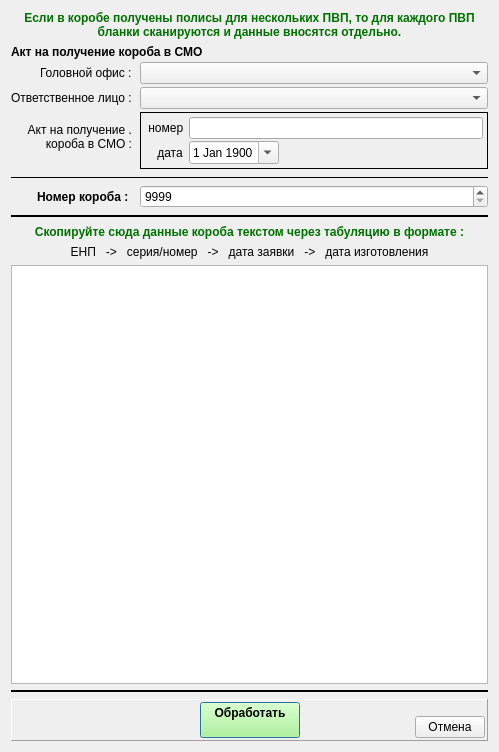
<?xml version="1.0" encoding="UTF-8"?>
<ui version="4.0">
 <class>add_blanks_box_wnd</class>
 <widget class="QDialog" name="add_blanks_box_wnd">
  <property name="geometry">
   <rect>
    <x>0</x>
    <y>0</y>
    <width>499</width>
    <height>752</height>
   </rect>
  </property>
  <property name="windowTitle">
   <string>Добавление нового короба</string>
  </property>
  <layout class="QVBoxLayout" name="verticalLayout" stretch="0,0,0,0,0,1,0,0">
   <item>
    <widget class="QLabel" name="label_15">
     <property name="palette">
      <palette>
       <active>
        <colorrole role="WindowText">
         <brush brushstyle="SolidPattern">
          <color alpha="255">
           <red>0</red>
           <green>112</green>
           <blue>0</blue>
          </color>
         </brush>
        </colorrole>
       </active>
       <inactive>
        <colorrole role="WindowText">
         <brush brushstyle="SolidPattern">
          <color alpha="255">
           <red>0</red>
           <green>112</green>
           <blue>0</blue>
          </color>
         </brush>
        </colorrole>
       </inactive>
       <disabled>
        <colorrole role="WindowText">
         <brush brushstyle="SolidPattern">
          <color alpha="255">
           <red>106</red>
           <green>104</green>
           <blue>100</blue>
          </color>
         </brush>
        </colorrole>
       </disabled>
      </palette>
     </property>
     <property name="font">
      <font>
       <weight>75</weight>
       <bold>true</bold>
      </font>
     </property>
     <property name="text">
      <string>Если в коробе получены полисы для нескольких ПВП, то для каждого ПВП 
бланки сканируются и данные вносятся отдельно.</string>
     </property>
     <property name="alignment">
      <set>Qt::AlignCenter</set>
     </property>
     <property name="wordWrap">
      <bool>true</bool>
     </property>
    </widget>
   </item>
   <item>
    <layout class="QFormLayout" name="formLayout">
     <property name="fieldGrowthPolicy">
      <enum>QFormLayout::AllNonFixedFieldsGrow</enum>
     </property>
     <property name="labelAlignment">
      <set>Qt::AlignRight|Qt::AlignTrailing|Qt::AlignVCenter</set>
     </property>
     <property name="horizontalSpacing">
      <number>8</number>
     </property>
     <property name="verticalSpacing">
      <number>3</number>
     </property>
     <item row="0" column="0" colspan="2">
      <widget class="QLabel" name="label_8">
       <property name="font">
        <font>
         <weight>75</weight>
         <bold>true</bold>
        </font>
       </property>
       <property name="text">
        <string>Акт на получение короба в СМО</string>
       </property>
      </widget>
     </item>
     <item row="1" column="0">
      <widget class="QLabel" name="label_16">
       <property name="font">
        <font>
         <weight>50</weight>
         <bold>false</bold>
        </font>
       </property>
       <property name="text">
        <string>Головной офис :</string>
       </property>
      </widget>
     </item>
     <item row="1" column="1">
      <widget class="QComboBox" name="combo_head"/>
     </item>
     <item row="2" column="0">
      <widget class="QLabel" name="label_14">
       <property name="font">
        <font>
         <weight>50</weight>
         <bold>false</bold>
        </font>
       </property>
       <property name="text">
        <string>Ответственное лицо :</string>
       </property>
      </widget>
     </item>
     <item row="2" column="1">
      <widget class="QComboBox" name="combo_head_obtainer"/>
     </item>
     <item row="3" column="0">
      <widget class="QLabel" name="label_11">
       <property name="font">
        <font>
         <weight>50</weight>
         <bold>false</bold>
        </font>
       </property>
       <property name="text">
        <string>Акт на получение .
 короба в СМО :</string>
       </property>
       <property name="alignment">
        <set>Qt::AlignRight|Qt::AlignTrailing|Qt::AlignVCenter</set>
       </property>
      </widget>
     </item>
     <item row="3" column="1">
      <widget class="QFrame" name="frame">
       <property name="frameShape">
        <enum>QFrame::Box</enum>
       </property>
       <layout class="QFormLayout" name="formLayout_3">
        <property name="fieldGrowthPolicy">
         <enum>QFormLayout::AllNonFixedFieldsGrow</enum>
        </property>
        <property name="labelAlignment">
         <set>Qt::AlignRight|Qt::AlignTrailing|Qt::AlignVCenter</set>
        </property>
        <property name="horizontalSpacing">
         <number>2</number>
        </property>
        <property name="verticalSpacing">
         <number>2</number>
        </property>
        <property name="leftMargin">
         <number>4</number>
        </property>
        <property name="topMargin">
         <number>4</number>
        </property>
        <property name="rightMargin">
         <number>4</number>
        </property>
        <property name="bottomMargin">
         <number>4</number>
        </property>
        <item row="0" column="0">
         <widget class="QLabel" name="label_12">
          <property name="font">
           <font>
            <weight>50</weight>
            <bold>false</bold>
           </font>
          </property>
          <property name="text">
           <string> номер </string>
          </property>
         </widget>
        </item>
        <item row="0" column="1">
         <widget class="QLineEdit" name="line_head_act_num"/>
        </item>
        <item row="1" column="0">
         <widget class="QLabel" name="label_13">
          <property name="font">
           <font>
            <weight>50</weight>
            <bold>false</bold>
           </font>
          </property>
          <property name="text">
           <string> дата </string>
          </property>
         </widget>
        </item>
        <item row="1" column="1">
         <widget class="QDateEdit" name="date_head_act">
          <property name="maximumSize">
           <size>
            <width>90</width>
            <height>16777215</height>
           </size>
          </property>
          <property name="dateTime">
           <datetime>
            <hour>0</hour>
            <minute>0</minute>
            <second>0</second>
            <year>1900</year>
            <month>1</month>
            <day>1</day>
           </datetime>
          </property>
          <property name="calendarPopup">
           <bool>true</bool>
          </property>
         </widget>
        </item>
       </layout>
      </widget>
     </item>
     <item row="4" column="0" colspan="2">
      <widget class="Line" name="line_3">
       <property name="minimumSize">
        <size>
         <width>0</width>
         <height>10</height>
        </size>
       </property>
       <property name="frameShadow">
        <enum>QFrame::Plain</enum>
       </property>
       <property name="lineWidth">
        <number>1</number>
       </property>
       <property name="orientation">
        <enum>Qt::Horizontal</enum>
       </property>
      </widget>
     </item>
     <item row="5" column="0">
      <widget class="QLabel" name="label">
       <property name="font">
        <font>
         <weight>75</weight>
         <bold>true</bold>
        </font>
       </property>
       <property name="text">
        <string>Номер короба : </string>
       </property>
      </widget>
     </item>
     <item row="5" column="1">
      <widget class="QSpinBox" name="spin_box">
       <property name="minimumSize">
        <size>
         <width>150</width>
         <height>0</height>
        </size>
       </property>
       <property name="minimum">
        <number>9999</number>
       </property>
       <property name="maximum">
        <number>1000000000</number>
       </property>
       <property name="value">
        <number>9999</number>
       </property>
      </widget>
     </item>
    </layout>
   </item>
   <item>
    <widget class="Line" name="line">
     <property name="minimumSize">
      <size>
       <width>0</width>
       <height>5</height>
      </size>
     </property>
     <property name="frameShadow">
      <enum>QFrame::Plain</enum>
     </property>
     <property name="lineWidth">
      <number>2</number>
     </property>
     <property name="orientation">
      <enum>Qt::Horizontal</enum>
     </property>
    </widget>
   </item>
   <item>
    <widget class="QLabel" name="label_2">
     <property name="palette">
      <palette>
       <active>
        <colorrole role="WindowText">
         <brush brushstyle="SolidPattern">
          <color alpha="255">
           <red>0</red>
           <green>112</green>
           <blue>0</blue>
          </color>
         </brush>
        </colorrole>
       </active>
       <inactive>
        <colorrole role="WindowText">
         <brush brushstyle="SolidPattern">
          <color alpha="255">
           <red>0</red>
           <green>112</green>
           <blue>0</blue>
          </color>
         </brush>
        </colorrole>
       </inactive>
       <disabled>
        <colorrole role="WindowText">
         <brush brushstyle="SolidPattern">
          <color alpha="255">
           <red>106</red>
           <green>104</green>
           <blue>100</blue>
          </color>
         </brush>
        </colorrole>
       </disabled>
      </palette>
     </property>
     <property name="font">
      <font>
       <weight>75</weight>
       <bold>true</bold>
      </font>
     </property>
     <property name="text">
      <string>Скопируйте сюда данные короба текстом через табуляцию в формате :</string>
     </property>
     <property name="alignment">
      <set>Qt::AlignCenter</set>
     </property>
    </widget>
   </item>
   <item>
    <widget class="QLabel" name="label_3">
     <property name="font">
      <font>
       <weight>50</weight>
       <bold>false</bold>
      </font>
     </property>
     <property name="text">
      <string>ЕНП   -&gt;   серия/номер   -&gt;   дата заявки   -&gt;   дата изготовления</string>
     </property>
     <property name="alignment">
      <set>Qt::AlignCenter</set>
     </property>
    </widget>
   </item>
   <item>
    <widget class="QPlainTextEdit" name="plainTextEdit">
     <property name="font">
      <font>
       <pointsize>8</pointsize>
      </font>
     </property>
     <property name="plainText">
      <string/>
     </property>
    </widget>
   </item>
   <item>
    <widget class="Line" name="line_2">
     <property name="frameShadow">
      <enum>QFrame::Plain</enum>
     </property>
     <property name="lineWidth">
      <number>2</number>
     </property>
     <property name="orientation">
      <enum>Qt::Horizontal</enum>
     </property>
    </widget>
   </item>
   <item>
    <widget class="QFrame" name="frame">
     <property name="frameShape">
      <enum>QFrame::Panel</enum>
     </property>
     <property name="frameShadow">
      <enum>QFrame::Raised</enum>
     </property>
     <layout class="QHBoxLayout" name="horizontalLayout_2">
      <property name="spacing">
       <number>2</number>
      </property>
      <property name="leftMargin">
       <number>2</number>
      </property>
      <property name="topMargin">
       <number>2</number>
      </property>
      <property name="rightMargin">
       <number>2</number>
      </property>
      <property name="bottomMargin">
       <number>2</number>
      </property>
      <item>
       <widget class="QFrame" name="frame_2">
        <property name="minimumSize">
         <size>
          <width>70</width>
          <height>0</height>
         </size>
        </property>
        <property name="maximumSize">
         <size>
          <width>70</width>
          <height>16777215</height>
         </size>
        </property>
        <property name="frameShape">
         <enum>QFrame::NoFrame</enum>
        </property>
        <property name="frameShadow">
         <enum>QFrame::Raised</enum>
        </property>
       </widget>
      </item>
      <item>
       <spacer name="horizontalSpacer_3">
        <property name="orientation">
         <enum>Qt::Horizontal</enum>
        </property>
        <property name="sizeHint" stdset="0">
         <size>
          <width>40</width>
          <height>20</height>
         </size>
        </property>
       </spacer>
      </item>
      <item>
       <widget class="QPushButton" name="bn_process">
        <property name="minimumSize">
         <size>
          <width>100</width>
          <height>0</height>
         </size>
        </property>
        <property name="palette">
         <palette>
          <active>
           <colorrole role="Button">
            <brush brushstyle="SolidPattern">
             <color alpha="255">
              <red>170</red>
              <green>255</green>
              <blue>127</blue>
             </color>
            </brush>
           </colorrole>
          </active>
          <inactive>
           <colorrole role="Button">
            <brush brushstyle="SolidPattern">
             <color alpha="255">
              <red>170</red>
              <green>255</green>
              <blue>127</blue>
             </color>
            </brush>
           </colorrole>
          </inactive>
          <disabled>
           <colorrole role="Button">
            <brush brushstyle="SolidPattern">
             <color alpha="255">
              <red>170</red>
              <green>255</green>
              <blue>127</blue>
             </color>
            </brush>
           </colorrole>
          </disabled>
         </palette>
        </property>
        <property name="font">
         <font>
          <weight>75</weight>
          <bold>true</bold>
         </font>
        </property>
        <property name="text">
         <string>Обработать
</string>
        </property>
       </widget>
      </item>
      <item>
       <spacer name="horizontalSpacer_4">
        <property name="orientation">
         <enum>Qt::Horizontal</enum>
        </property>
        <property name="sizeHint" stdset="0">
         <size>
          <width>40</width>
          <height>20</height>
         </size>
        </property>
       </spacer>
      </item>
      <item>
       <layout class="QVBoxLayout" name="verticalLayout_2">
        <property name="spacing">
         <number>2</number>
        </property>
        <property name="leftMargin">
         <number>0</number>
        </property>
        <property name="topMargin">
         <number>0</number>
        </property>
        <property name="rightMargin">
         <number>0</number>
        </property>
        <property name="bottomMargin">
         <number>0</number>
        </property>
        <item>
         <spacer name="verticalSpacer">
          <property name="orientation">
           <enum>Qt::Vertical</enum>
          </property>
          <property name="sizeHint" stdset="0">
           <size>
            <width>5</width>
            <height>5</height>
           </size>
          </property>
         </spacer>
        </item>
        <item>
         <widget class="QPushButton" name="bn_cansel">
          <property name="minimumSize">
           <size>
            <width>70</width>
            <height>0</height>
           </size>
          </property>
          <property name="maximumSize">
           <size>
            <width>70</width>
            <height>16777215</height>
           </size>
          </property>
          <property name="text">
           <string>Отмена</string>
          </property>
         </widget>
        </item>
       </layout>
      </item>
     </layout>
    </widget>
   </item>
  </layout>
 </widget>
 <resources/>
 <connections/>
</ui>
